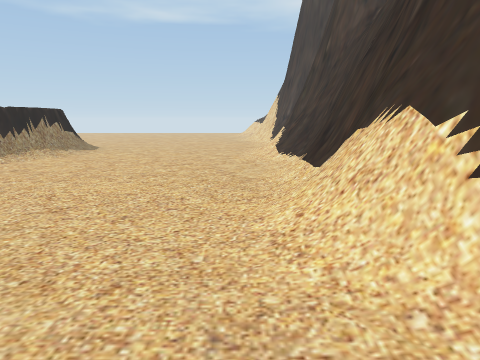
[1] (above)

21 first-person views from a walk through a scene from a Unity 3-D project. The camera is 1.5 m above the floor, tilts 10° down and sees 70° across. The floor is counted in squares, 1 m on a side. Each view is taken from the middle of a square. On the plan, view 1 faces up. The plan holds only what a view shows up to about 16 squares ahead; the rest is blank. The place goes on beyond the plan. The player is left out. Some animated figures are left out.

[2]
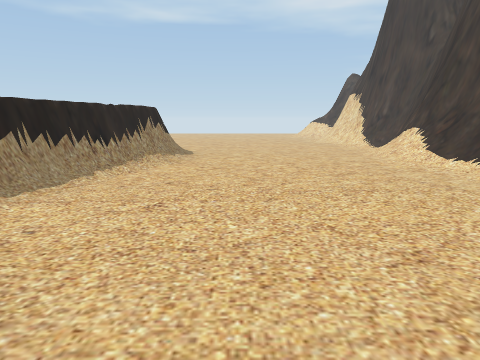

[3]
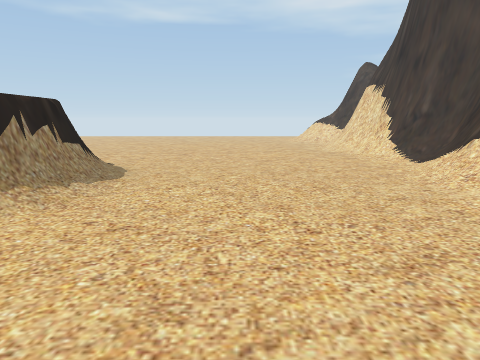

[4]
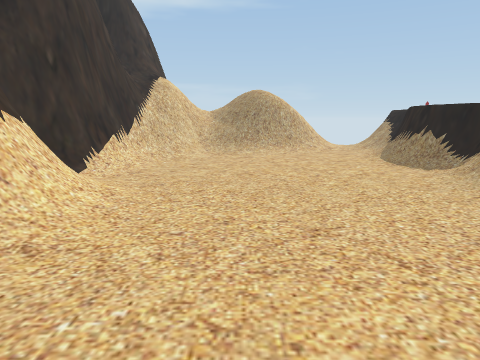

[5]
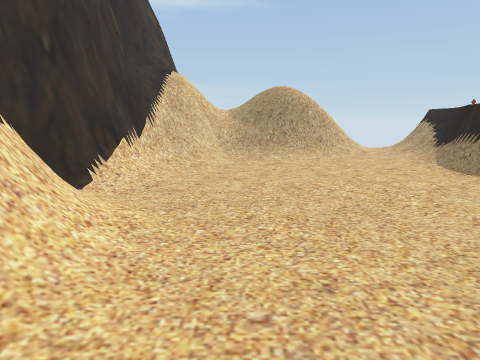

[6]
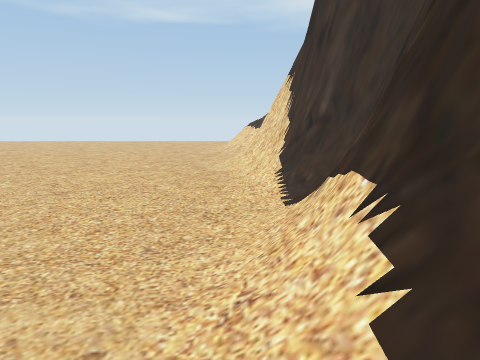

[7]
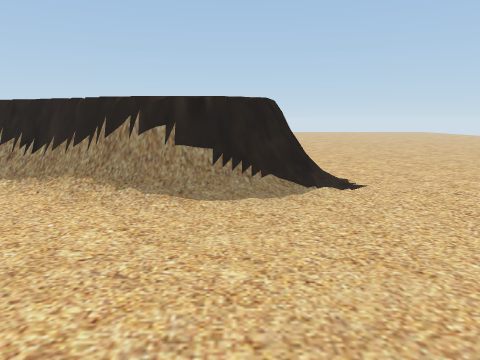

[8]
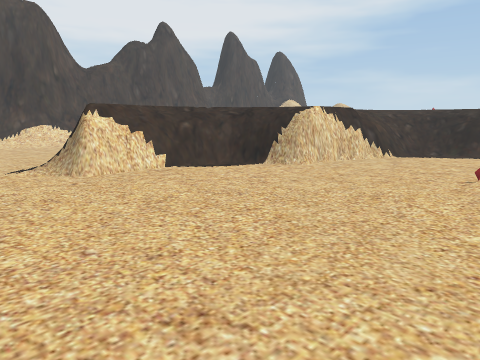

[9]
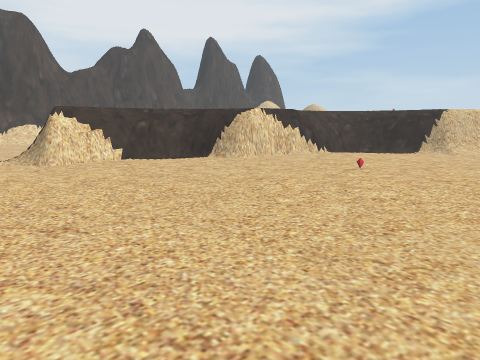

[10]
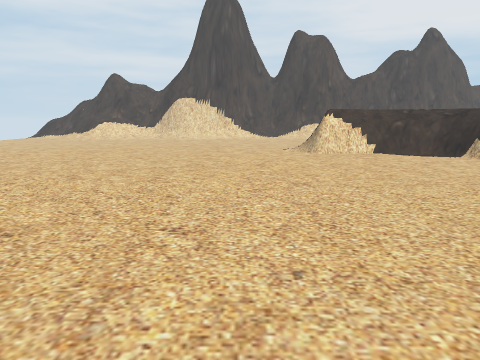

[11]
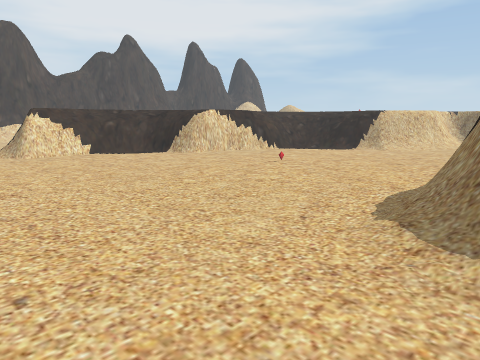

[12]
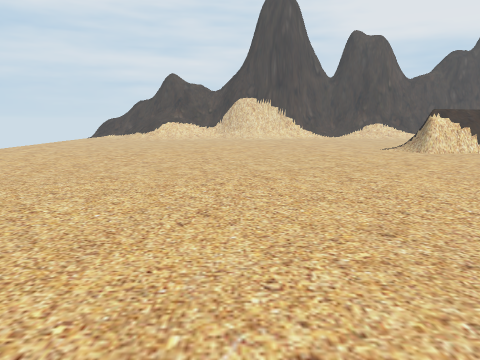

[13]
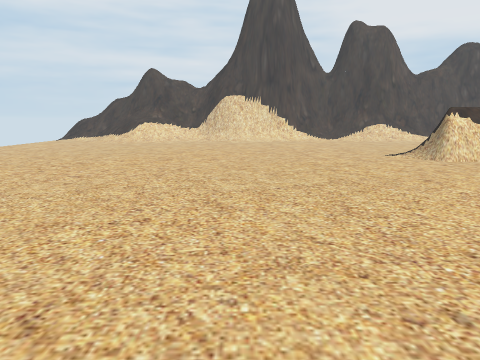

[14]
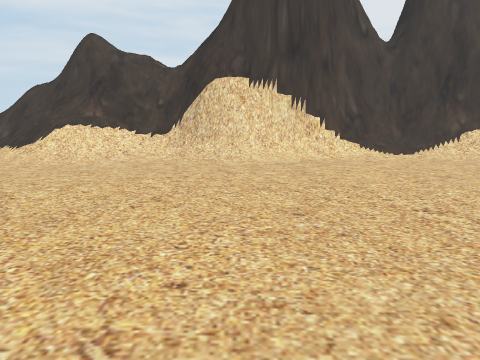

[15]
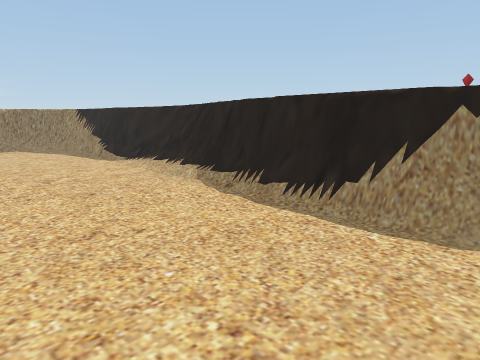

[16]
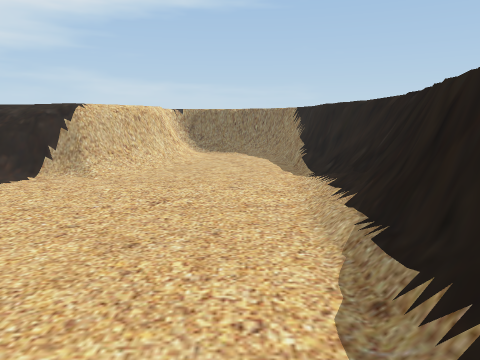

[17]
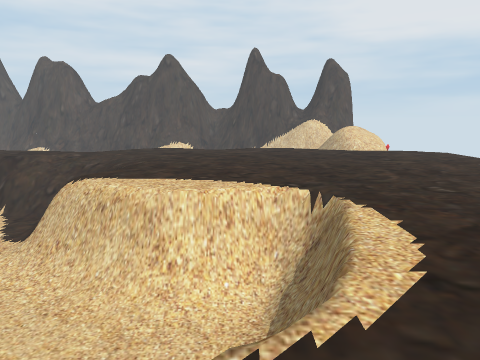

[18]
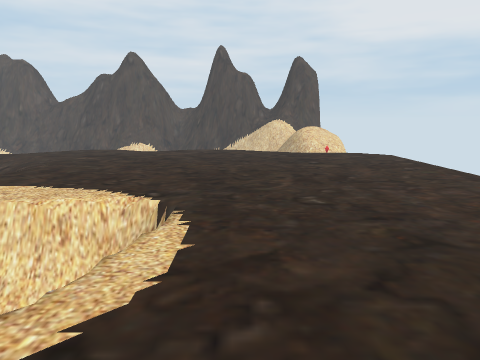

[19]
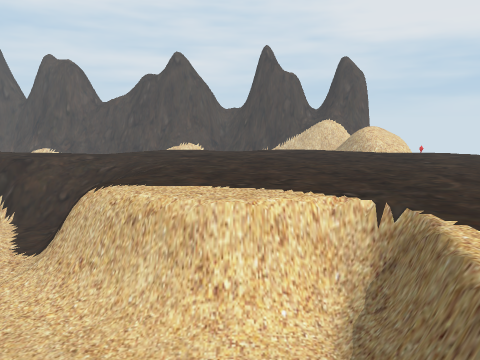

[20]
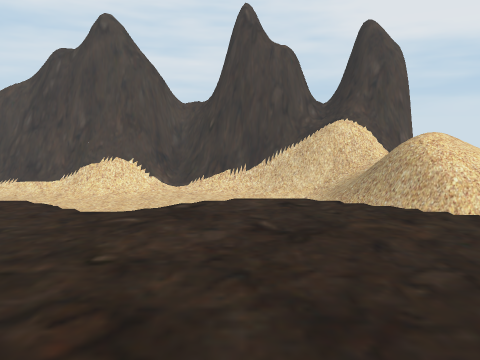

[21]
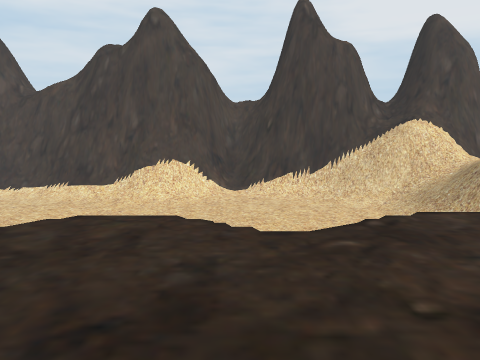

### Floor plan
Key: @ floor where view 1 was taken; # wall or solid block; . main floor; : floor 1.75 m higher than the main floor; + floor 2 m higher than the main floor; / step, stairs or slope; = window, fence, low wall or low ledge; v drop or lower ground.
Columns run from 27 left of view 1 to 3 right of it. Each row starts with its distance up from view 1.
 32        ..............  ....//=#
 31       .....................///#
 30     ......................../=#
 29    ..........................=#
 28    ........................./##
 27  . .........................##
 26    .........................=#
 25    .........................=#
 24    ........................./#
 23    ........................./##
 22  . ..........................##
 21   .........................../#
 20  ............................/#
 19  ................=/........../#
 18   /..............#==......../=#
 17   =/.............# v/......./##
 16   ==.............=+=/......./##
 15   #=.............=:=/......./##
 14   #=............==+v......../=#
 13    =...........==/v/......../=#
 12   v=..........==//=/......../=#
 11   v...........#/+ v..........=#
 10   =..........=#++v=........./=#
  9  +v..........##++=/........./##
  8  ==..........=#++v/........./##
  7  v=........./=/++ ........../#
  6  v#.........///++  ........./#
  5  v/.....//==///++= /........=#
  4  ==..../==/////+++= /.......=#
  3  +v..../=+//+++++++ /......./##
  2   v.../=/++++++++++v/......../#
  1   v.../=++++++++++==........./#
  0  +=/../=++++++++++v/.......@.=#
 -1 + ==/./=++++++++++==.........##
 -2   +=#v==+++++++++++v......../##
 -3   +++++++++++++++++v......../#
 -4  + +++++++++++++++=v......./=#
 -5    +++++++++++++++v/....///=##
 -6    ++++++++++++++/v/../#=//=##
 -7     +++++++++++++=//./=#v#/=##
 -8       +++++++++++////==#////=#
 -9        ++++++++++    =#//  /=#
-10          +++++++       //   =#

Where each view was taken, in squares from view 1:
view 1: 0 up, 0 right, facing up
view 2: 2 up, 5 left, facing up
view 3: 8 up, 4 left, facing up
view 4: 10 up, 2 left, facing down
view 5: 8 up, 1 left, facing down
view 6: 13 up, 1 right, facing up
view 7: 17 up, 1 left, facing left
view 8: 22 up, 20 left, facing down-right
view 9: 22 up, 23 left, facing down-right
view 10: 22 up, 26 left, facing right
view 11: 22 up, 26 left, facing down-right
view 12: 27 up, 26 left, facing right
view 13: 26 up, 23 left, facing right
view 14: 26 up, 12 left, facing right
view 15: 17 up, 19 left, facing down-left
view 16: 14 up, 23 left, facing down
view 17: 1 down, 27 left, facing right
view 18: 4 down, 26 left, facing right
view 19: 0 up, 26 left, facing right
view 20: 2 down, 15 left, facing right
view 21: 1 up, 14 left, facing right
